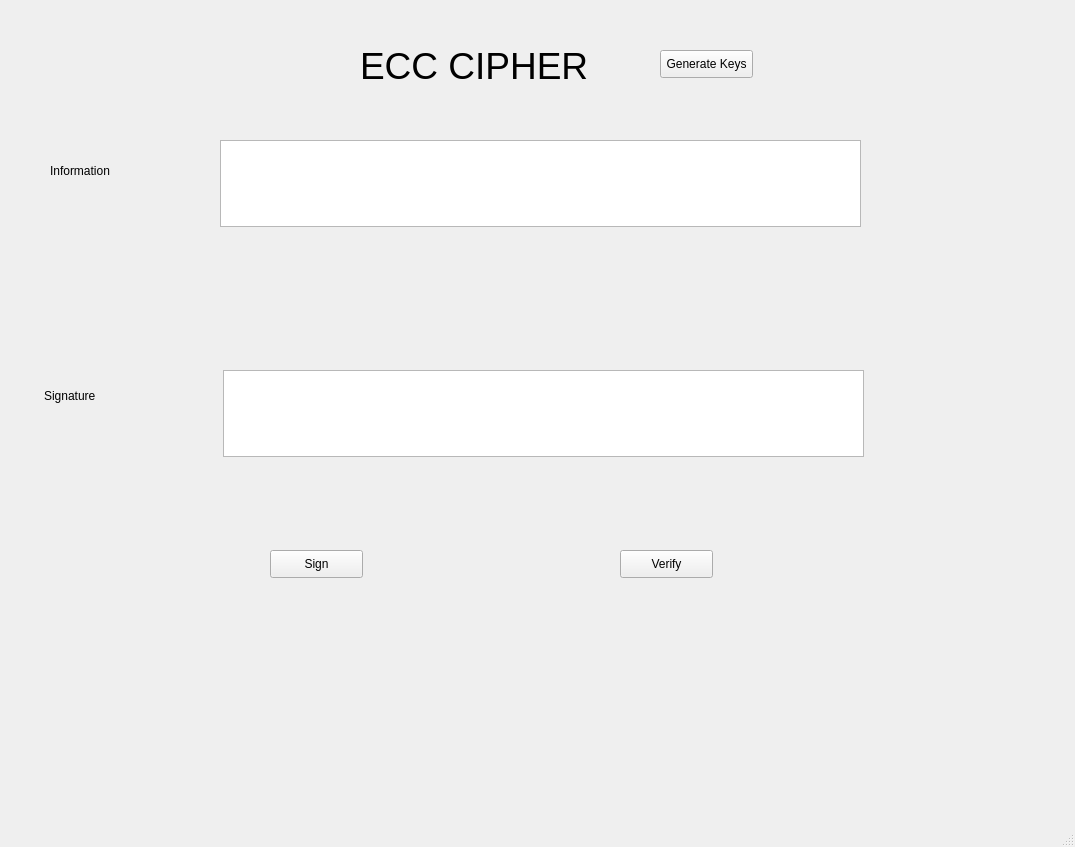
<?xml version="1.0" encoding="UTF-8"?>
<ui version="4.0">
 <class>MainWindow</class>
 <widget class="QMainWindow" name="MainWindow">
  <property name="geometry">
   <rect>
    <x>0</x>
    <y>0</y>
    <width>1075</width>
    <height>847</height>
   </rect>
  </property>
  <property name="windowTitle">
   <string>MainWindow</string>
  </property>
  <widget class="QWidget" name="centralwidget">
   <widget class="QLabel" name="label">
    <property name="geometry">
     <rect>
      <x>360</x>
      <y>40</y>
      <width>261</width>
      <height>51</height>
     </rect>
    </property>
    <property name="font">
     <font>
      <pointsize>28</pointsize>
     </font>
    </property>
    <property name="text">
     <string>ECC CIPHER</string>
    </property>
   </widget>
   <widget class="QLabel" name="label_2">
    <property name="geometry">
     <rect>
      <x>50</x>
      <y>140</y>
      <width>131</width>
      <height>61</height>
     </rect>
    </property>
    <property name="text">
     <string>Information</string>
    </property>
   </widget>
   <widget class="QLabel" name="label_3">
    <property name="geometry">
     <rect>
      <x>44</x>
      <y>380</y>
      <width>131</width>
      <height>31</height>
     </rect>
    </property>
    <property name="text">
     <string>Signature</string>
    </property>
   </widget>
   <widget class="QPlainTextEdit" name="txt_info">
    <property name="geometry">
     <rect>
      <x>220</x>
      <y>140</y>
      <width>641</width>
      <height>87</height>
     </rect>
    </property>
   </widget>
   <widget class="QPlainTextEdit" name="txt_sign">
    <property name="geometry">
     <rect>
      <x>223</x>
      <y>370</y>
      <width>641</width>
      <height>87</height>
     </rect>
    </property>
   </widget>
   <widget class="QPushButton" name="btn_sign">
    <property name="geometry">
     <rect>
      <x>270</x>
      <y>550</y>
      <width>93</width>
      <height>28</height>
     </rect>
    </property>
    <property name="text">
     <string>Sign</string>
    </property>
   </widget>
   <widget class="QPushButton" name="btn_verify">
    <property name="geometry">
     <rect>
      <x>620</x>
      <y>550</y>
      <width>93</width>
      <height>28</height>
     </rect>
    </property>
    <property name="text">
     <string>Verify</string>
    </property>
   </widget>
   <widget class="QPushButton" name="btn_gen_keys">
    <property name="geometry">
     <rect>
      <x>660</x>
      <y>50</y>
      <width>93</width>
      <height>28</height>
     </rect>
    </property>
    <property name="text">
     <string>Generate Keys</string>
    </property>
   </widget>
  </widget>
  <widget class="QMenuBar" name="menubar">
   <property name="geometry">
    <rect>
     <x>0</x>
     <y>0</y>
     <width>1075</width>
     <height>26</height>
    </rect>
   </property>
  </widget>
  <widget class="QStatusBar" name="statusbar"/>
 </widget>
 <resources/>
 <connections/>
</ui>
